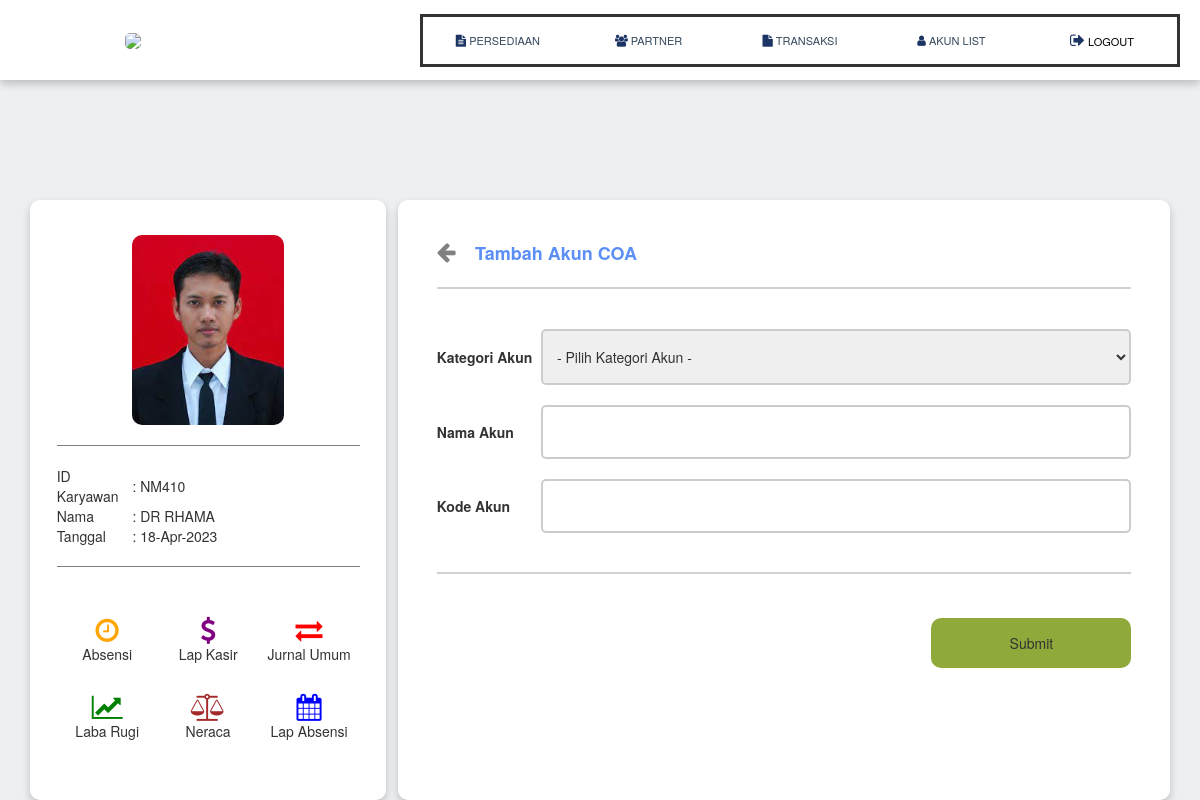
The page /account/add-coa.php (signed in) on the database its author committed.
### tables this page shows
CREATE TABLE `db_user` (
  `no` int(10) NOT NULL,
  `id_user` varchar(100) NOT NULL,
  `nama` varchar(100) NOT NULL,
  `alamat` varchar(100) NOT NULL,
  `hp` varchar(15) NOT NULL,
  `email` varchar(100) NOT NULL,
  `jabatan` varchar(25) NOT NULL,
  `username` varchar(10) NOT NULL,
  `password` varchar(6) NOT NULL,
  `jenis_kelamin` varchar(25) NOT NULL,
  `foto` varchar(100) NOT NULL,
  `fee` varchar(5) NOT NULL,
  `activation_status` int(1) NOT NULL DEFAULT 1
);

### account/akses.php (called while the page is built, shortened)
<?php
include dirname(__DIR__)."/configuration/koneksi.php";
$result  = mysqli_query($koneksi, "SELECT * FROM db_user where username like '$_SESSION[guest]'");
$akses     = mysqli_fetch_assoc($result);
?>

### account/add-coa.php (the view, shortened to what this page needs)
<?php
require "akses.php";
include "mainhead.php";
$tglnow = date("d-M-Y");
?>
<div style="height:100px;"></div>
<FORM language="javascript" name="form1" method="post" action="action/add-coa" onSubmit="return cek()">
<table width="95%" align="center">
<td valign="top" style="width:30%;background:white;box-shadow:0 4px 8px 0 rgba(0, 0, 0, 0.2);border-radius:10px;">
    <table align="center" style="width:85%;">
        <td colspan="2" align="center"><img src="staff-image/<?php echo "$akses[foto]"; ?>" style="width:50%;height:190px;margin-top:35px;border-radius:10px;"></td></tr>
        <td colspan="2" align="center"><hr style="border:0px;height:1px;background:grey;"></td></tr>
        <td style="width:25%;">ID Karyawan</td>
        <td style="width:75%;">: <?php echo "$akses[id_user]"; ?></td></tr>
        <td style="width:25%;">Nama</td>
        <td style="width:75%;">: <?php echo "$akses[nama]"; ?></td></tr>
        <td style="width:25%;">Tanggal</td>
        <td style="width:75%;">: <?php echo "$tglnow"; ?></td></tr>
        <td colspan="2" align="center"><hr style="border:0px;height:1px;background:grey;"></td></tr>
        <td colspan="2" align="center"><?php include "jam.php"; ?></td></tr>
        <td colspan="2" align="center" height="30">&nbsp;</td></tr>
        <td colspan="2">
            <table style="width:100%;padding:10px;margin-top:0px;">
                <td align="center" style="width:33%;" onclick="return absensi_karyawan('snapshot')"><a tooltip='Absensi Karyawan' flow='right'><i class="fa fa-clock-o" style="color:orange;font-size:27px;"></i></a><br>Absensi</td>
                <td align="center" style="width:33%;" onclick="return lap_kasir('lap-kasir')"><a tooltip='Laporan Kasir' flow='left'><i class="fa fa-dollar" style="color:purple;font-size:27px;"></i></a><br>Lap Kasir</td>
                <td align="center" style="width:33%;"><a href="keuangan" tooltip='Jurnal Umum' flow='left'><i class="fa fa-exchange" style="color:red;font-size:27px;"></i></a><br>Jurnal Umum</td></tr>
                <td colspan="3" height="30">&nbsp;</td></tr>
                <td align="center" style="width:33%;"><a href="labarugi" tooltip='Laba Rugi' flow='left'><i class="fa fa-line-chart" style="color:green;font-size:27px;"></i></a><br>Laba Rugi</td>
                <td align="center" style="width:33%;"><a href="neraca" tooltip='Neraca Usaha' flow='left'><i class="fa fa-balance-scale" style="color:brown;font-size:27px;"></i></a><br>Neraca</td>
                <td align="center" style="width:33%;"><a tooltip='Laporan Absensi Karyawan' flow='right'><i class="fa fa-calendar" style="color:blue;font-size:27px;"></i></a><br>Lap Absensi</td>
            </table>
        </td></tr>
<td style="width:1%;"></td>
<td valign="top" style="height:600px;width:65%;background:white;box-shadow:0 4px 8px 0 rgba(0, 0, 0, 0.2);border-radius:10px;">
<table width="90%">
    <td height="40">&nbsp;</td></tr>
    <td height="20"><a href="keuangan" tooltip='Kembali ke dashboard' flow='left'><i class="fa fa-arrow-left" style="color:grey;font-size:22px;"></i></a> &nbsp; &nbsp; <font size="4" color="#5b8ff5"><b>Tambah Akun COA</b></font><hr style="border:0px;height:2px;background:#d1d1d1;"></td></tr>
</table>
<table width="90%">
<td align="left" valign="top">
<table width="100%" align="left">
    <td colspan="2" height="10">&nbsp;</td></tr>
    <td width="15%"><b>Kategori Akun</b></td>
    <td width="85%"><select name="kategori" id="kategori" required>
    <option value="" selected>- Pilih Kategori Akun -</option>
    </select>
    </td></tr>
    <td colspan="2" height="10">&nbsp;</td></tr>
    <td width="15%"><b>Nama Akun</b></td>
    <td width="85%"><input type="text" id="listakun" name="nama" list="branch-list2" autocomplete="off" required>
    </td></tr>
    <td colspan="2" height="10">&nbsp;</td></tr>
    <td width="15%"><b>Kode Akun</b></td>
    <td width="85%"><input name="id_akun" type="number"></td></tr>
    </table>
</td></tr>
    <td colspan="2">
    <table width="100%" align="center">
    <td colspan="2" height="80"><hr style="border:0px;height:2px;background:#d1d1d1;"></td></tr>
    <td colspan="2" align="right" height="60"><button>Submit</button></form></td></tr>
    <td colspan="2" height="30">&nbsp;</td></tr>
    </table>
    </td>
</table>
</td>

### link/mystyle.css (style rules this page uses)
@media screen and (min-width: 279px) { * { margin:0px auto; } }
@media screen and (min-width: 479px) { * { margin:0px auto; } }
@media screen and (min-width: 679px) { * { margin:0px auto; } }
[tooltip] { position: relative; }
[tooltip]::before, [tooltip]::after { text-transform: none; font-size: .9em; line-height: 1; user-select: none; pointer-events: none; position: absolute; display: none; opacity: 0; }
[tooltip]::before { content: ''; border: 5px solid transparent; z-index: 1001; }
[tooltip]::after { content: attr(tooltip); font-family: Helvetica, sans-serif; text-align: center; min-width: 3em; max-width: 21em; white-space: nowrap; overflow: hidden; text-overflow: ellipsis; padding: 1ch 1.5ch; border-radius: .3ch; box-shadow: 0 1em 2em -.5em rgba(0, 0, 0, 0.35); background: #333; color: #fff; z-index: 1000; }
[tooltip][flow^="left"]::before { top: 50%; border-right-width: 0; border-left-color: #333; left: calc(0em - 5px); transform: translate(-.5em, -50%); }
[tooltip][flow^="left"]::after { top: 50%; right: calc(100% + 5px); transform: translate(-.5em, -50%); }
[tooltip][flow^="right"]::before { top: 50%; border-left-width: 0; border-right-color: #333; right: calc(0em - 5px); transform: translate(.5em, -50%); }
[tooltip][flow^="right"]::after { top: 50%; left: calc(100% + 5px); transform: translate(.5em, -50%); }
input[type=text],input[type=password],select,input[type=number],input[type=file],input[type=email],input[type=date],input[type=time],textarea { font-size: 14px; width: 100%; padding: 15px 10px; box-sizing: border-box; border: 2px solid #ccc; -webkit-transition: 0.5s; transition: 0.5s; outline: none; background-size: 30px; background-position: 5px 5px; background-repeat: no-repeat; padding-left: 10px; border-radius: 5px; }
button { font-size: 14px; font-family:arial; background: #8fa93a; color: white; border: white 0px solid; border-radius: 10px; padding: 12px 20px; cursor:pointer; width:200px; height:50px; -webkit-transition: 0.5s; transition: 0.5s; }

### rows shown on the page
db_user: foto (picture), id_user "NM410", nama "DR RHAMA"
